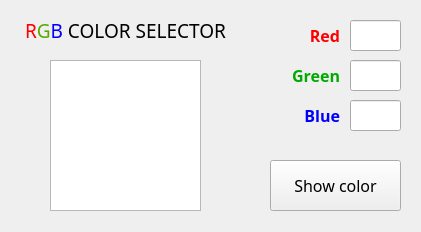
<?xml version="1.0" encoding="UTF-8"?>
<ui version="4.0">
 <class>MainWindow</class>
 <widget class="QMainWindow" name="MainWindow">
  <property name="geometry">
   <rect>
    <x>0</x>
    <y>0</y>
    <width>421</width>
    <height>232</height>
   </rect>
  </property>
  <property name="windowTitle">
   <string>MainWindow</string>
  </property>
  <widget class="QWidget" name="centralwidget">
   <widget class="QPushButton" name="btn_show">
    <property name="geometry">
     <rect>
      <x>270</x>
      <y>160</y>
      <width>131</width>
      <height>51</height>
     </rect>
    </property>
    <property name="font">
     <font>
      <family>Cabin</family>
      <pointsize>12</pointsize>
      <weight>50</weight>
      <bold>false</bold>
     </font>
    </property>
    <property name="text">
     <string>Show color</string>
    </property>
   </widget>
   <widget class="QLineEdit" name="edit_blue">
    <property name="geometry">
     <rect>
      <x>350</x>
      <y>100</y>
      <width>51</width>
      <height>31</height>
     </rect>
    </property>
    <property name="maxLength">
     <number>3</number>
    </property>
    <property name="alignment">
     <set>Qt::AlignRight|Qt::AlignTrailing|Qt::AlignVCenter</set>
    </property>
   </widget>
   <widget class="QLabel" name="lbl_red">
    <property name="geometry">
     <rect>
      <x>269</x>
      <y>20</y>
      <width>71</width>
      <height>31</height>
     </rect>
    </property>
    <property name="font">
     <font>
      <family>Cabin</family>
      <pointsize>12</pointsize>
      <weight>50</weight>
      <bold>false</bold>
     </font>
    </property>
    <property name="text">
     <string>&lt;html&gt;&lt;head/&gt;&lt;body&gt;&lt;p&gt;&lt;span style=&quot; font-weight:600; color:#ff0000;&quot;&gt;Red&lt;/span&gt;&lt;/p&gt;&lt;/body&gt;&lt;/html&gt;</string>
    </property>
    <property name="alignment">
     <set>Qt::AlignRight|Qt::AlignTrailing|Qt::AlignVCenter</set>
    </property>
   </widget>
   <widget class="QLineEdit" name="edit_green">
    <property name="geometry">
     <rect>
      <x>350</x>
      <y>60</y>
      <width>51</width>
      <height>31</height>
     </rect>
    </property>
    <property name="maxLength">
     <number>3</number>
    </property>
    <property name="alignment">
     <set>Qt::AlignRight|Qt::AlignTrailing|Qt::AlignVCenter</set>
    </property>
   </widget>
   <widget class="QLabel" name="lbl_green">
    <property name="geometry">
     <rect>
      <x>270</x>
      <y>60</y>
      <width>70</width>
      <height>31</height>
     </rect>
    </property>
    <property name="font">
     <font>
      <family>Cabin</family>
      <pointsize>12</pointsize>
      <weight>50</weight>
      <bold>false</bold>
     </font>
    </property>
    <property name="text">
     <string>&lt;html&gt;&lt;head/&gt;&lt;body&gt;&lt;p&gt;&lt;span style=&quot; font-weight:600; color:#00aa00;&quot;&gt;Green&lt;/span&gt;&lt;/p&gt;&lt;/body&gt;&lt;/html&gt;</string>
    </property>
    <property name="alignment">
     <set>Qt::AlignRight|Qt::AlignTrailing|Qt::AlignVCenter</set>
    </property>
   </widget>
   <widget class="QGraphicsView" name="view_color">
    <property name="geometry">
     <rect>
      <x>50</x>
      <y>60</y>
      <width>151</width>
      <height>151</height>
     </rect>
    </property>
   </widget>
   <widget class="QLineEdit" name="edit_red">
    <property name="geometry">
     <rect>
      <x>350</x>
      <y>20</y>
      <width>51</width>
      <height>31</height>
     </rect>
    </property>
    <property name="maxLength">
     <number>3</number>
    </property>
    <property name="alignment">
     <set>Qt::AlignRight|Qt::AlignTrailing|Qt::AlignVCenter</set>
    </property>
   </widget>
   <widget class="QLabel" name="lbl_title">
    <property name="geometry">
     <rect>
      <x>10</x>
      <y>10</y>
      <width>231</width>
      <height>41</height>
     </rect>
    </property>
    <property name="font">
     <font>
      <family>Cabin</family>
      <pointsize>14</pointsize>
      <weight>50</weight>
      <bold>false</bold>
     </font>
    </property>
    <property name="text">
     <string>&lt;html&gt;&lt;head/&gt;&lt;body&gt;&lt;p&gt;&lt;span style=&quot; color:#ff0000;&quot;&gt;R&lt;/span&gt;&lt;span style=&quot; color:#55aa00;&quot;&gt;G&lt;/span&gt;&lt;span style=&quot; color:#0000ff;&quot;&gt;B&lt;/span&gt; COLOR SELECTOR&lt;/p&gt;&lt;/body&gt;&lt;/html&gt;</string>
    </property>
    <property name="alignment">
     <set>Qt::AlignCenter</set>
    </property>
   </widget>
   <widget class="QLabel" name="lbl_blue">
    <property name="geometry">
     <rect>
      <x>270</x>
      <y>100</y>
      <width>70</width>
      <height>31</height>
     </rect>
    </property>
    <property name="font">
     <font>
      <family>Cabin</family>
      <pointsize>12</pointsize>
      <weight>50</weight>
      <bold>false</bold>
     </font>
    </property>
    <property name="text">
     <string>&lt;html&gt;&lt;head/&gt;&lt;body&gt;&lt;p&gt;&lt;span style=&quot; font-weight:600; color:#0000ff;&quot;&gt;Blue&lt;/span&gt;&lt;/p&gt;&lt;/body&gt;&lt;/html&gt;</string>
    </property>
    <property name="alignment">
     <set>Qt::AlignRight|Qt::AlignTrailing|Qt::AlignVCenter</set>
    </property>
   </widget>
  </widget>
 </widget>
 <resources/>
 <connections/>
</ui>
